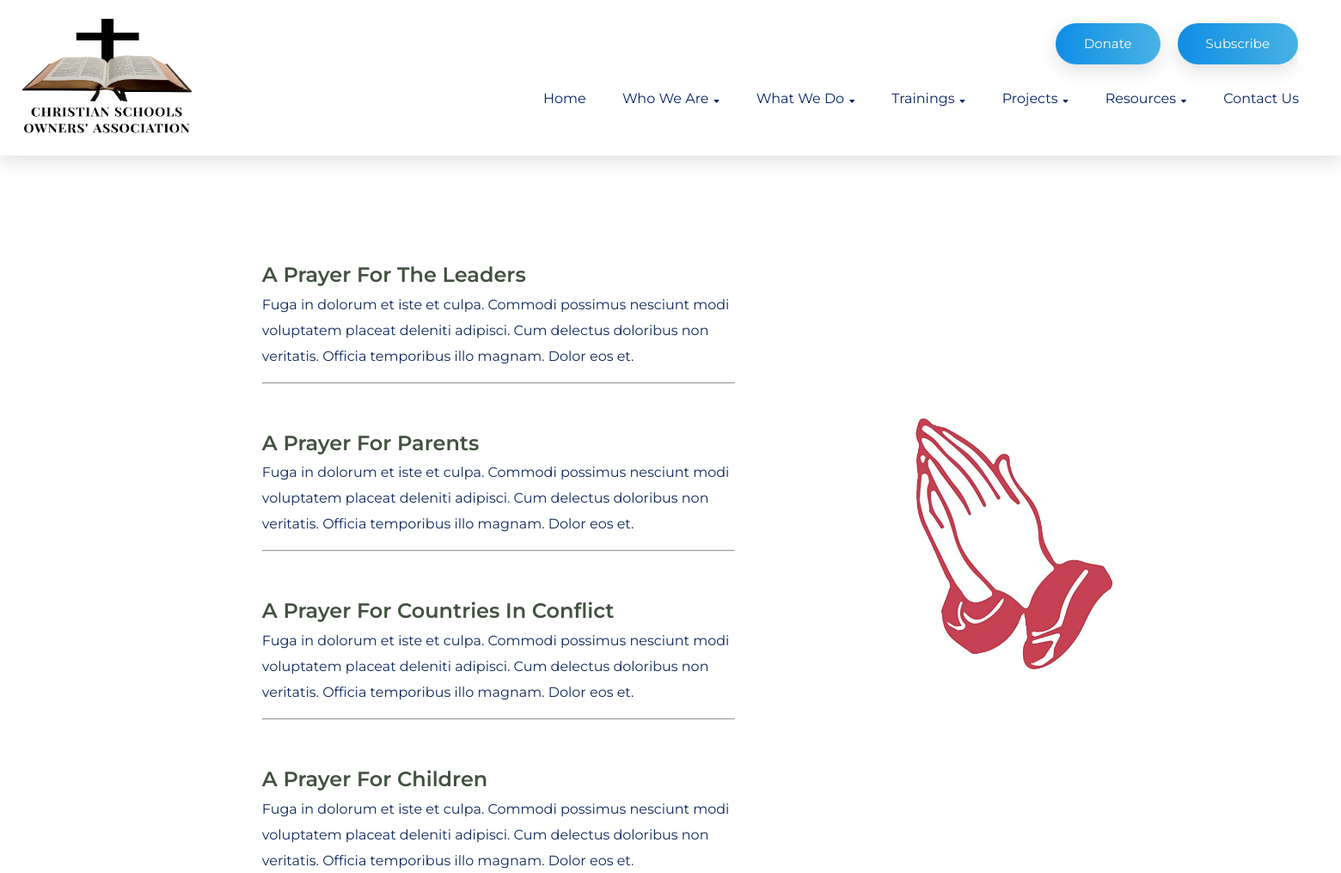
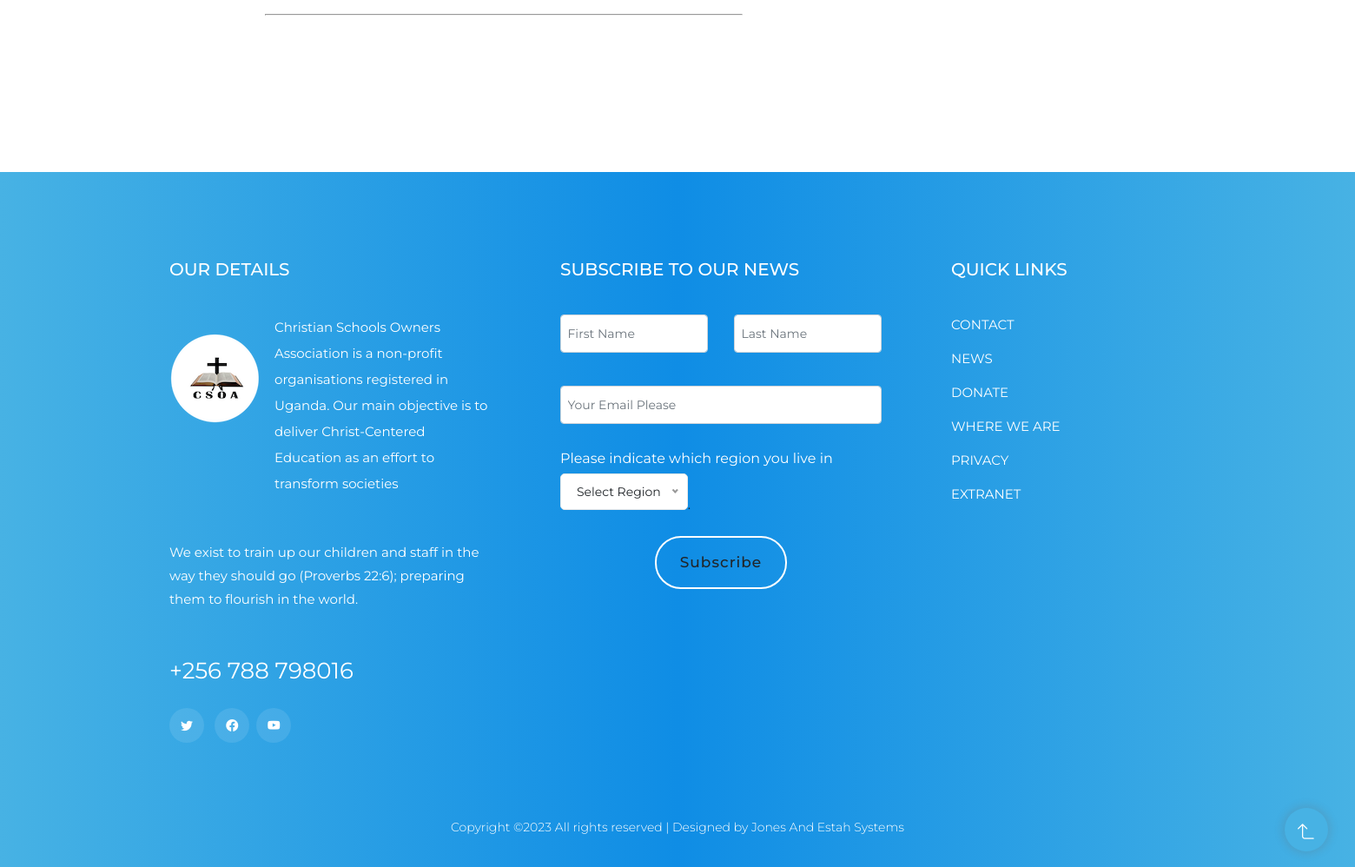
/wedo/, run on the app's committed database (2 pictures, top to bottom).
### whatwedo/models.py (models this page shows, shortened)
class Prayer(models.Model):
    title = models.CharField(max_length=100)
    description = models.CharField(max_length=1000)
    date = models.DateTimeField(auto_now_add=True)
    class Meta:
        verbose_name = _("Prayer")
        verbose_name_plural = _("Prayer")

### whatwedo/views.py (the view)
# urls.py: path('', views.prayer, name='prayer'),
def prayer(request):
    text = models.MovingText.objects.all()
    word = models.MovingWord.objects.all()
    prayer = Prayer.objects.all()
    return render(request, 'prayer.html', {"moving": text, "movingword": word, "prayers": prayer})

### csoa/templatetags/my_extras.py (called while the page is built)
@register.filter
def slide_text(words, text):
    filtered = words.filter(movingText=text)
    return list(filtered)

### whatwedo/templates/prayer.html (shortened to what this page needs)
{% extends 'index.html' %}
{% load static %}
{% block content %}
    <div class="container">
        <div class="row d-flex align-items-center">
            <div class="col-md-8 mt-5 align-items-stretch" style="padding:8vw">
                {% for pray in prayers %}
                    <div class="statement">
                    <h4>{{ pray.title }}</h4>
                    <p>{{ pray.description }}</p>
                    <hr>
                </div>
                {% endfor %}
            </div>
            <div class="col-md-4">
                <img src="{% static 'assets/img/prayer.png'%}" class="img-fluid" style="padding:2vw">
            </div>
        </div>
    </div>
{% endblock %}

### whatwedo/templates/prayer.html (style rules this page uses)
.statement { margin-bottom:10%; }

### data on the page
Prayer: title "A Prayer For The Leaders", description "Fuga in dolorum et iste et culpa. Commodi possimus nesciunt modi voluptatem placeat deleniti adipisci. Cum delectus doloribus non veritatis. Officia temporibus illo magnam. Dolor eos et."
Prayer: title "A Prayer For Parents", description "Fuga in dolorum et iste et culpa. Commodi possimus nesciunt modi voluptatem placeat deleniti adipisci. Cum delectus doloribus non veritatis. Officia temporibus illo magnam. Dolor eos et."
Prayer: title "A Prayer For Countries In Conflict", description "Fuga in dolorum et iste et culpa. Commodi possimus nesciunt modi voluptatem placeat deleniti adipisci. Cum delectus doloribus non veritatis. Officia temporibus illo magnam. Dolor eos et."
Prayer: title "A Prayer For Children", description "Fuga in dolorum et iste et culpa. Commodi possimus nesciunt modi voluptatem placeat deleniti adipisci. Cum delectus doloribus non veritatis. Officia temporibus illo magnam. Dolor eos et."
